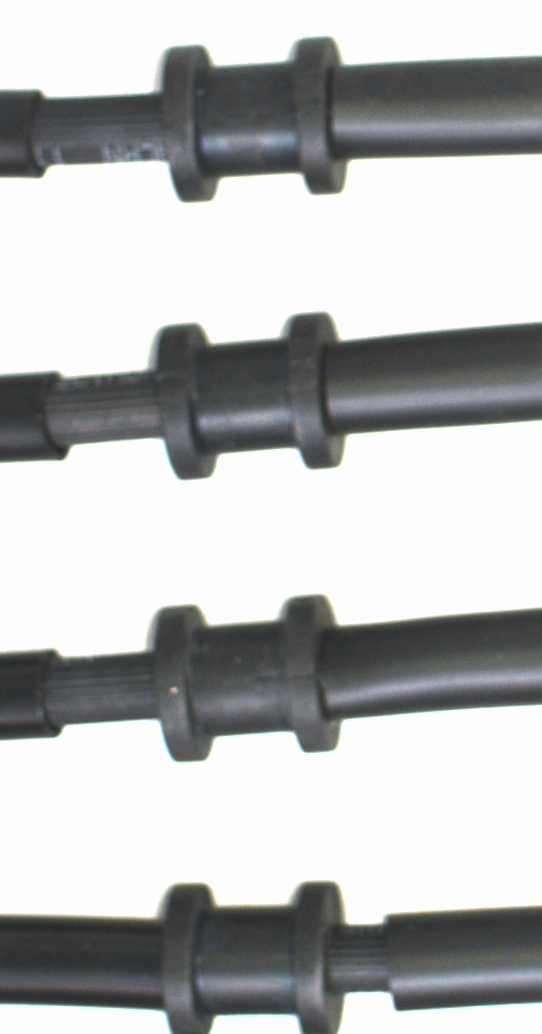
#> input picture datafornichi/src/realsense/h11.bmp, 542 x 1034 px
$ python distance.py   (older library calls are emulated)
#> lines starting #> are read from the running program, lines starting #| are printed output that depends on the picture
import cv2
import numpy as np
import matplotlib.pyplot as plt

# Đọc ảnh từ file
image = cv2.imread('datafornichi/src/realsense/h11.bmp', cv2.IMREAD_GRAYSCALE)
#> image: shape (1034, 542); min 38, max 253, mean 186.1

# Áp dụng bộ lọc Sobel theo chiều dọc
sobel_y = cv2.Sobel(image, cv2.CV_64F, 0, 1, ksize=3)
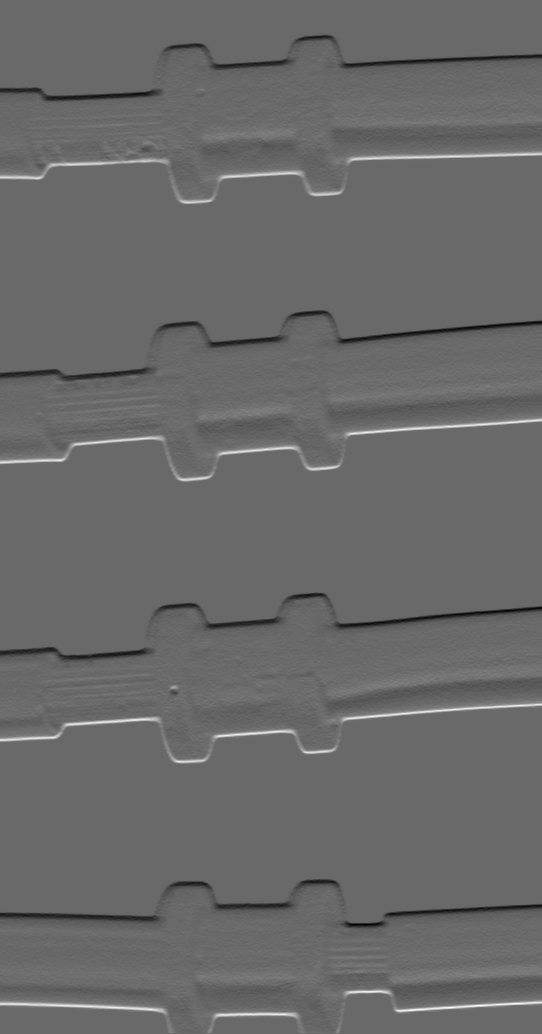
#> sobel_y: shape (1034, 542) float64; min -424, max 601, mean -0.2; drawn with min black and max white
sobel_x = cv2.Sobel(image, cv2.CV_64F, 1, 0, ksize=3)
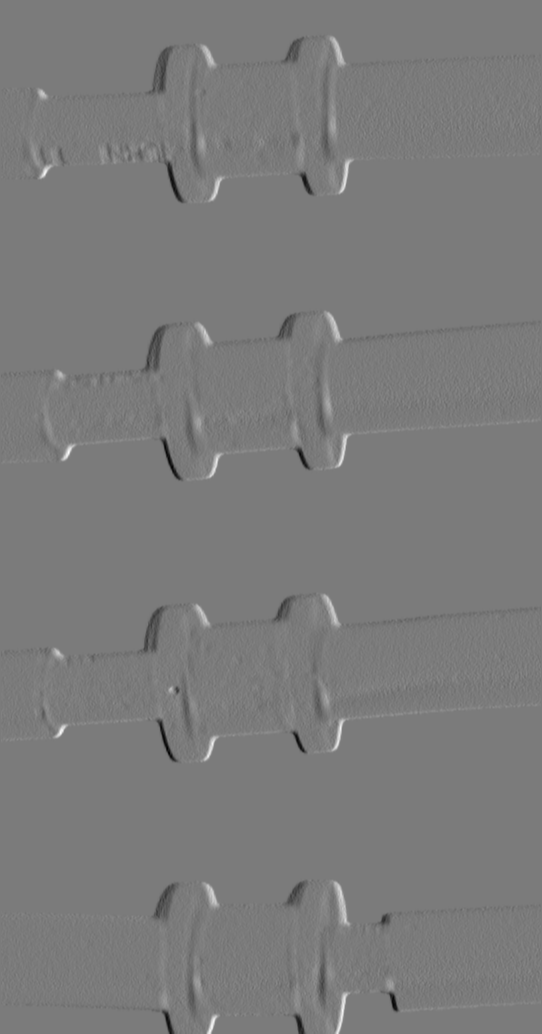
#> sobel_x: shape (1034, 542) float64; min -370, max 396, mean 0.1; drawn with min black and max white

# Chuyển đổi giá trị âm thành dương
sobel_y = np.abs(sobel_y)
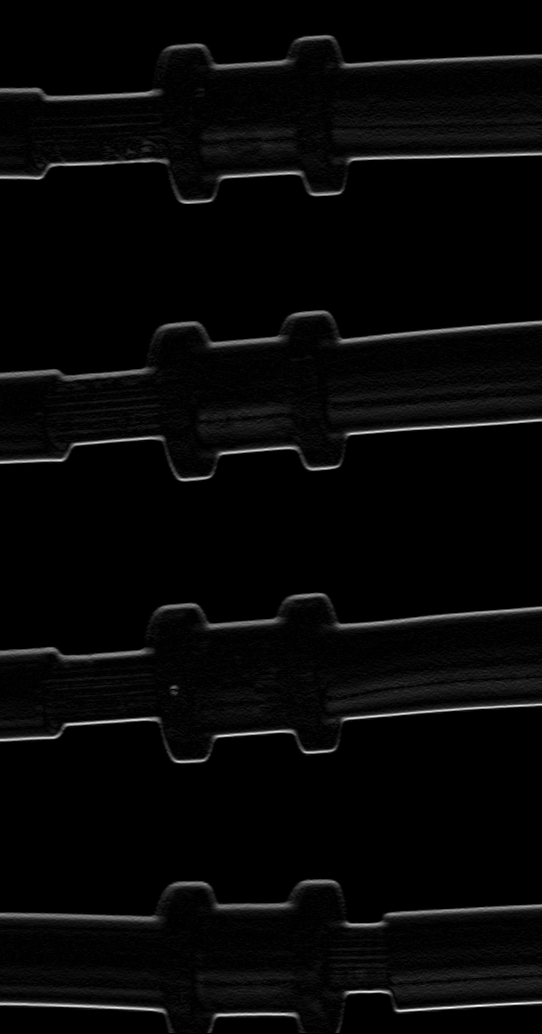
#> sobel_y: shape (1034, 542) float64; min 0, max 601, mean 16.9; drawn with min black and max white
sobel_x = np.abs(sobel_x)
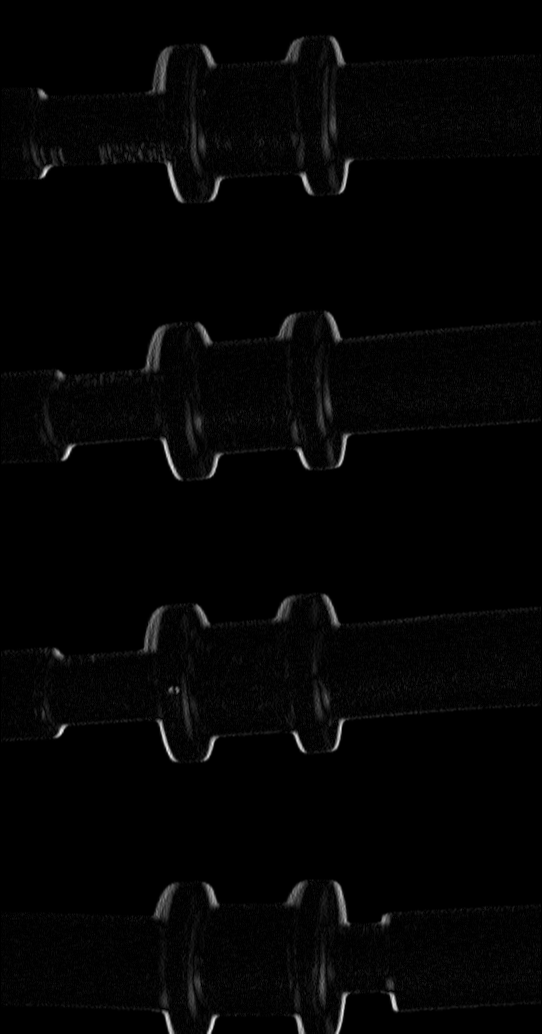
#> sobel_x: shape (1034, 542) float64; min 0, max 396, mean 6.6; drawn with min black and max white

# Chuyển đổi kiểu dữ liệu về uint8 để hiển thị được hình ảnh
sobel_y = np.uint8(sobel_y)
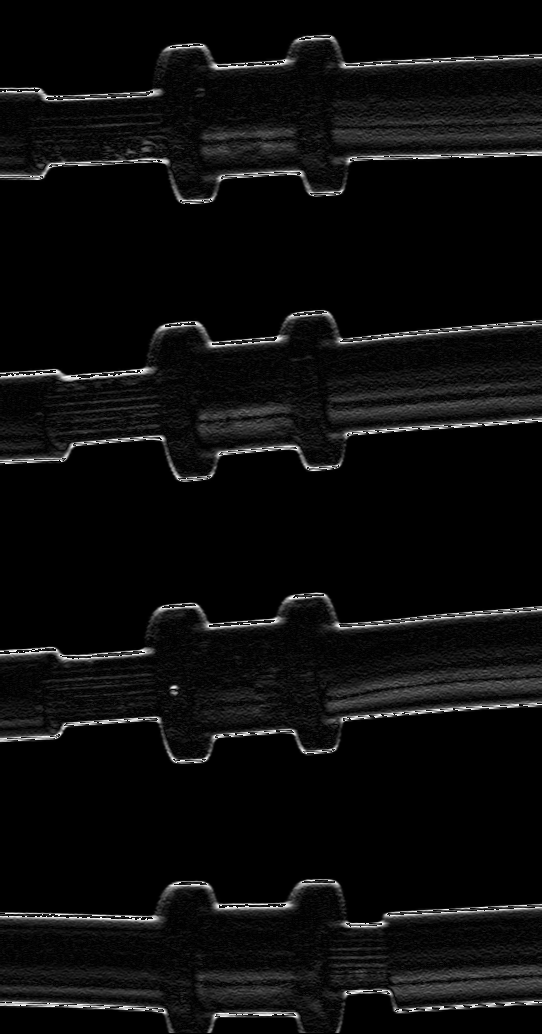
#> sobel_y: shape (1034, 542); min 0, max 255, mean 12.6
sobel_x = np.uint8(sobel_x)

# Hiển thị hình ảnh gốc và kết quả
plt.subplot(1, 3, 1), plt.imshow(image, cmap='gray')
plt.title('Original Image'), plt.xticks([]), plt.yticks([])

plt.subplot(1, 3, 2), plt.imshow(sobel_x, cmap='gray')
plt.title('x'), plt.xticks([]), plt.yticks([])

plt.subplot(1, 3, 3), plt.imshow(sobel_y, cmap='gray')
plt.title('y'), plt.xticks([]), plt.yticks([])

plt.show()

$ run again, with datafornichi/src/realsense/jig1.jpg saved as datafornichi/src/realsense/h11.bmp
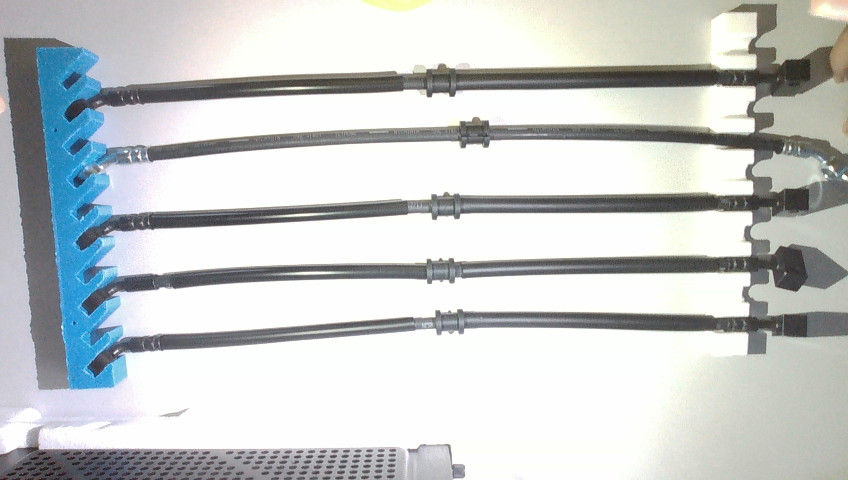
#> input picture datafornichi/src/realsense/jig1.jpg, 848 x 480 px
#> `sobel_x = cv2.Sobel(image, cv2.CV_64F, 1, 0, ksize=3)`:
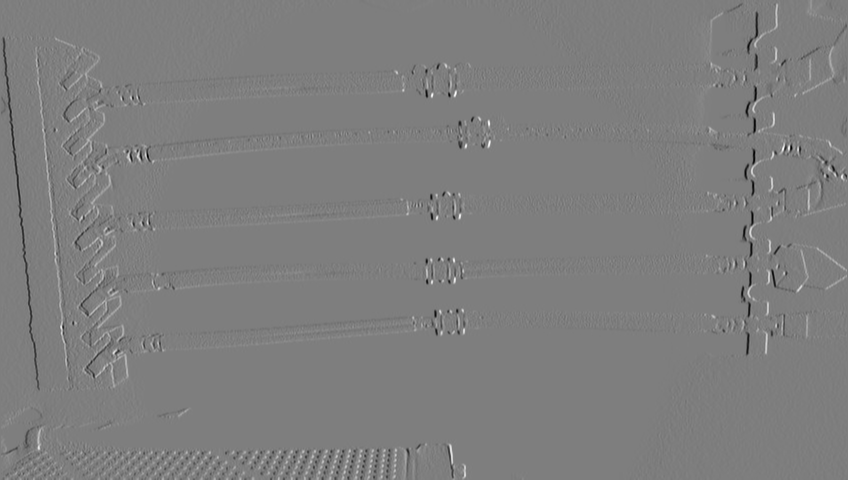
#> sobel_x: shape (480, 848) float64; min -626, max 635, mean -0.2; drawn with min black and max white
#> `sobel_x = np.uint8(sobel_x)`:
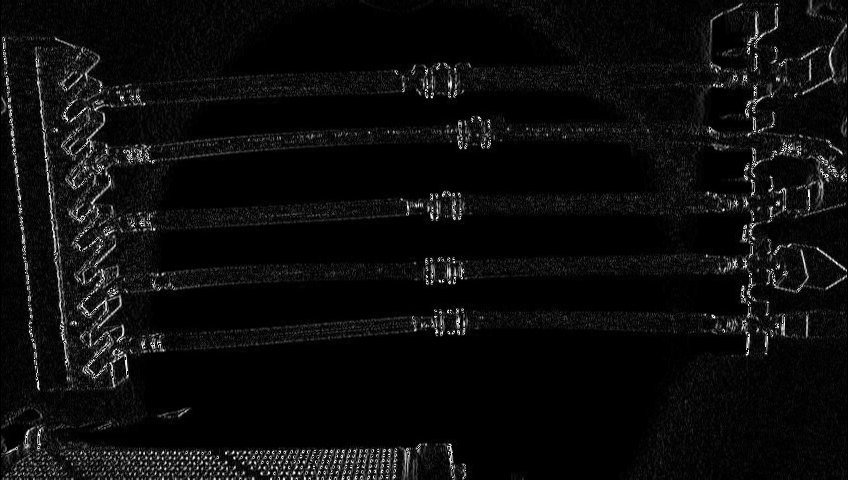
#> sobel_x: shape (480, 848); min 0, max 255, mean 12.3

$ run again, with datafornichi/src/realsense/rs1.jpg saved as datafornichi/src/realsense/h11.bmp
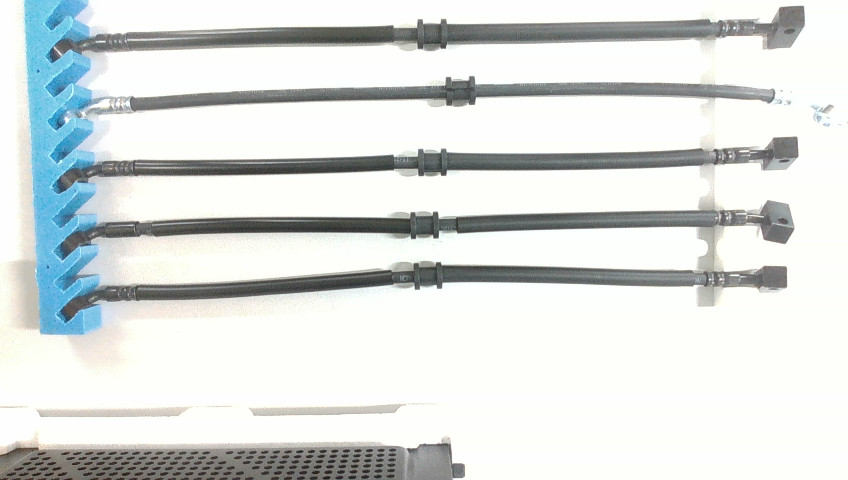
#> input picture datafornichi/src/realsense/rs1.jpg, 848 x 480 px
#> `sobel_x = cv2.Sobel(image, cv2.CV_64F, 1, 0, ksize=3)`:
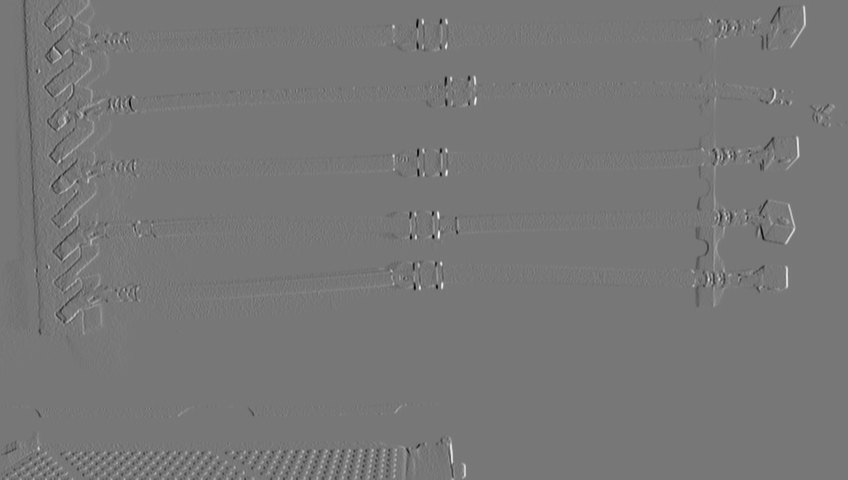
#> sobel_x: shape (480, 848) float64; min -624, max 705, mean 0.1; drawn with min black and max white
#> `sobel_x = np.uint8(sobel_x)`:
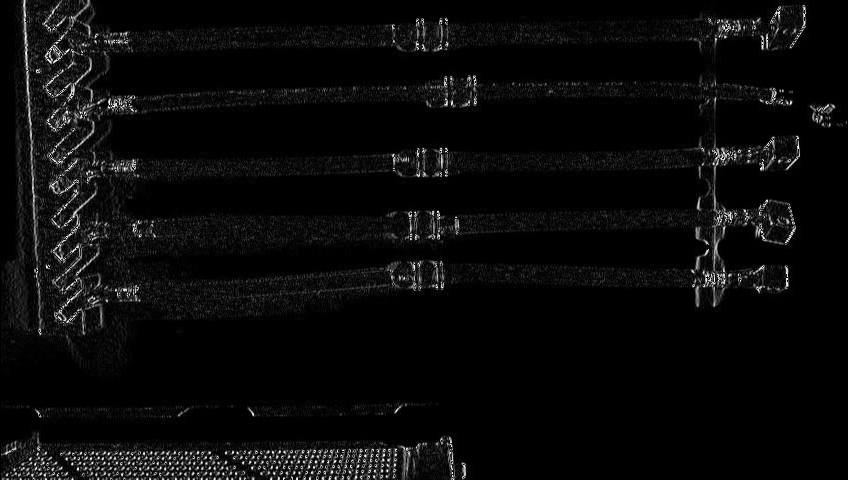
#> sobel_x: shape (480, 848); min 0, max 255, mean 9.9

$ run again, with datafornichi/src/realsense/z4972575661179_cea34c2ec0b77af11d9879da14e27cc1.jpg saved as datafornichi/src/realsense/h11.bmp
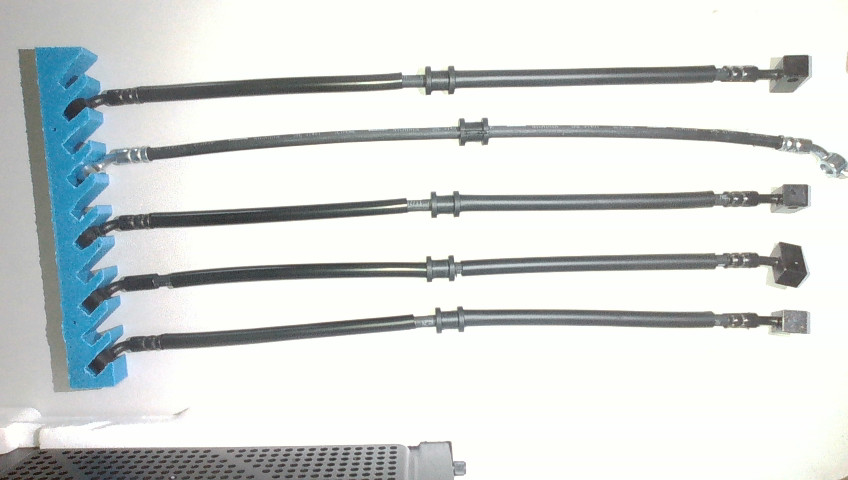
#> input picture datafornichi/src/realsense/z4972575661179_cea34c2ec0b77af11d9879da14e27cc1.jpg, 848 x 480 px
#> `sobel_x = cv2.Sobel(image, cv2.CV_64F, 1, 0, ksize=3)`:
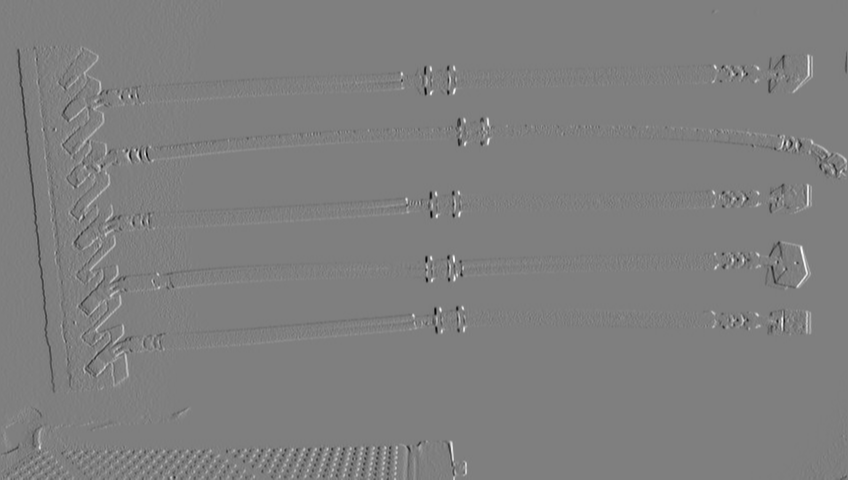
#> sobel_x: shape (480, 848) float64; min -613, max 617, mean 0.6; drawn with min black and max white
#> `sobel_x = np.uint8(sobel_x)`:
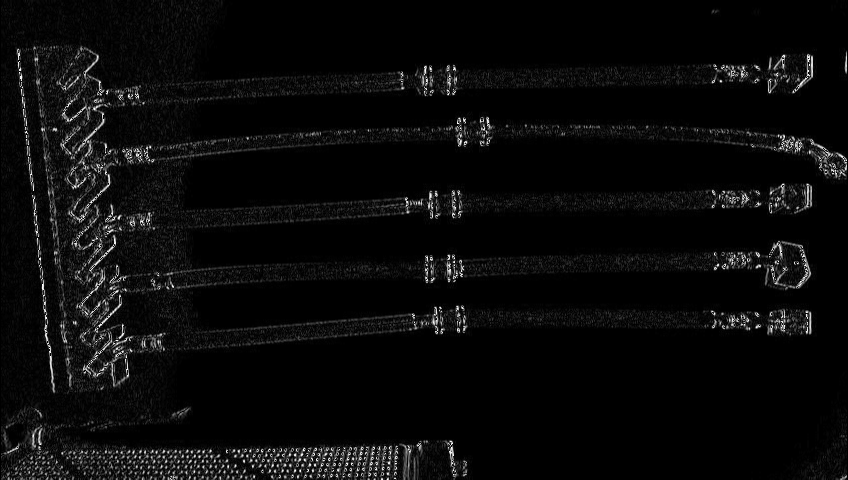
#> sobel_x: shape (480, 848); min 0, max 255, mean 10.2
